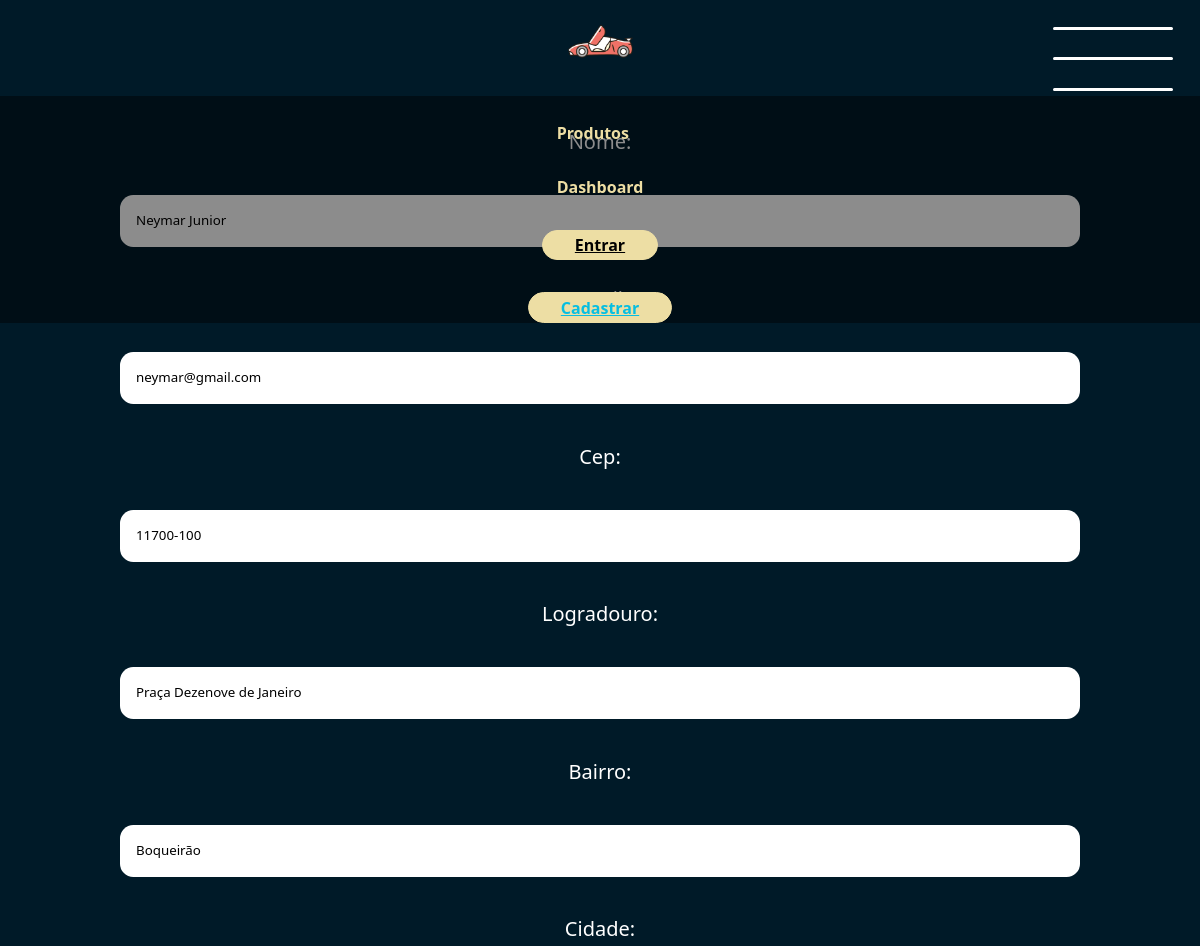
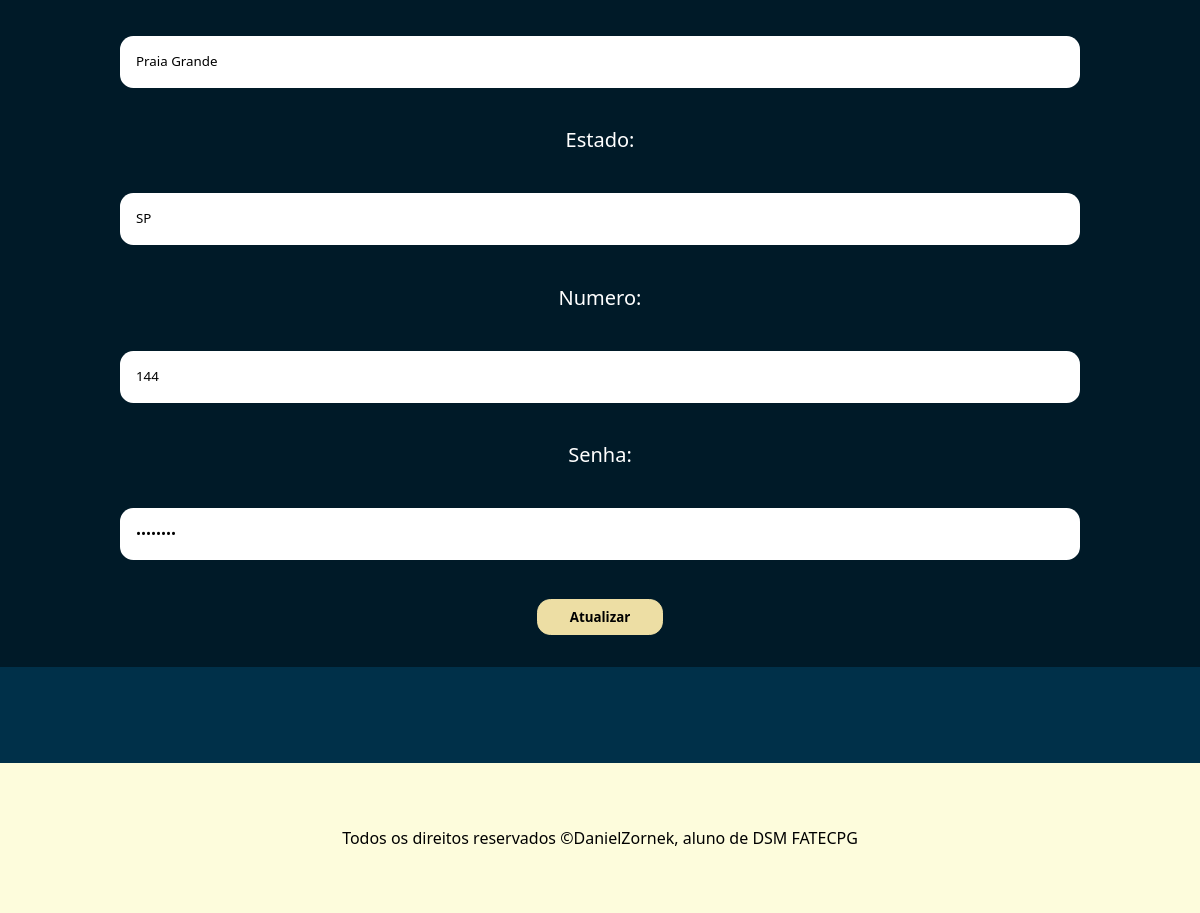
Page /editar-usuario/11 on the committed database (2 pictures, top to bottom).
### app/models.py (models this page shows, shortened)
class Usuario(models.Model): # aqui dizemos que a classe pai Model irá dar herança para a classe usuario
    nome = models.CharField(max_length=100) # varchar, deve especificar o tamanho
    email = models.EmailField()
    cep = models.CharField(max_length=10, default="Desconhecida")
    logradouro = models.CharField(max_length=100, default="Desconhecida")
    bairro = models.CharField(max_length=60, default="Desconhecida")
    cidade = models.CharField(max_length=60, default="Desconhecida")
    estado = models.CharField(max_length=3, default="Desconhecida")
    numero = models.CharField(max_length=10, default="Desconhecida")
    senha = models.CharField(max_length=16)

### app/views.py (the view)
# urls.py: path('editar-usuario/<int:id_usuario>', views.editarUsuario, name="editarUsuario"),
def editarUsuario(request, id_usuario):
    usuario = Usuario.objects.get(id=id_usuario)
    formUsuarioEditar = formulario(request.POST or None, instance=usuario)
    if request.POST:
        if formUsuarioEditar.is_valid():
            formUsuarioEditar.save()
            return redirect("exibirUsuarios")
    else:
        return render(request, "editar-usuario.html", {'form' : formUsuarioEditar})

### app/forms.py
class formulario(forms.ModelForm):
    class Meta: # não precisa de parenteses
        model = Usuario
        fields = ('nome', 'email', 'cep', 'logradouro', 'bairro', 'cidade', 'estado', 'numero', 'senha')
        widgets = {
            'nome' : forms.TextInput(attrs={'type':'text', 'class':'form-input'}),
            'email' : forms.TextInput(attrs={'type':'email', 'class':'form-input'}),
            'cep' : forms.TextInput(attrs={'type':'text', 'class': 'form-input'}),
            'logradouro' : forms.TextInput(attrs={'type':'text', 'class': 'form-input'}),
            'bairro' : forms.TextInput(attrs={'type':'text', 'class': 'form-input'}),
            'cidade' : forms.TextInput(attrs={'type':'text', 'class': 'form-input'}),
            'estado' : forms.TextInput(attrs={'type':'text', 'class': 'form-input'}),
            'numero' : forms.TextInput(attrs={'type':'text', 'class': 'form-input'}),
            'senha' : forms.TextInput(attrs={'type':'password', 'class':'form-input'})
        }

### app/templates/editar-usuario.html (shortened to what this page needs)
{% extends 'template.html' %}
{% load static %}
{% block style %} <link rel="stylesheet" href="{% static '_forms.css' %}"> {% endblock %}
{% block conteudo %}
    <form method="POST" class="form">
        {{ form.as_p }}
        <button type="submit" class="form-button">
            Atualizar
        </button>
    </form>
{% endblock %}

### app/static/template.css (style rules this page uses)
* { margin: 0; padding: 0; box-sizing: border-box; font-family: 'Segoe UI', Tahoma, Geneva, Verdana, sans-serif; }
:root { --cor1: #06BEE1; --cor2: #003049; --cor3: #EDDEA4; --cor4: #280003; --cor5: #DB5461; }
html { overflow-x: hidden; }
body { background-color: var(--cor2); background-repeat: no-repeat; display: flex; flex-direction: column; align-items: center; }
p { font-size: 20px; }

### app/static/_forms.css (style rules this page uses)
.form { width: 100%; display: flex; flex-direction: column; align-items: center; gap: 2em; font-size: 1.2em; }
.form p { width: 100%; display: flex; flex-direction: column; align-items: center; gap: 2em; }
.form-input { padding: 1.2em; border: none; outline: none; border-radius: 1em; width: 80%; transition: .3s ease-in-out; border-bottom: 2px solid transparent; }
.form-button { cursor: pointer; background-color: var(--cor3); color: #000000; padding: .6em 2.4em; border: none; border: 1px solid var(--cor3); border-radius: 1em; transition: .3s ease-in; font-weight: 600; }

### rows in the picture
Usuario: nome "Neymar Junior", email "neymar@gmail.com", cep "11700-100", logradouro "Praça Dezenove de Janeiro", bairro "Boqueirão", cidade "Praia Grande", estado "SP", numero "144"
